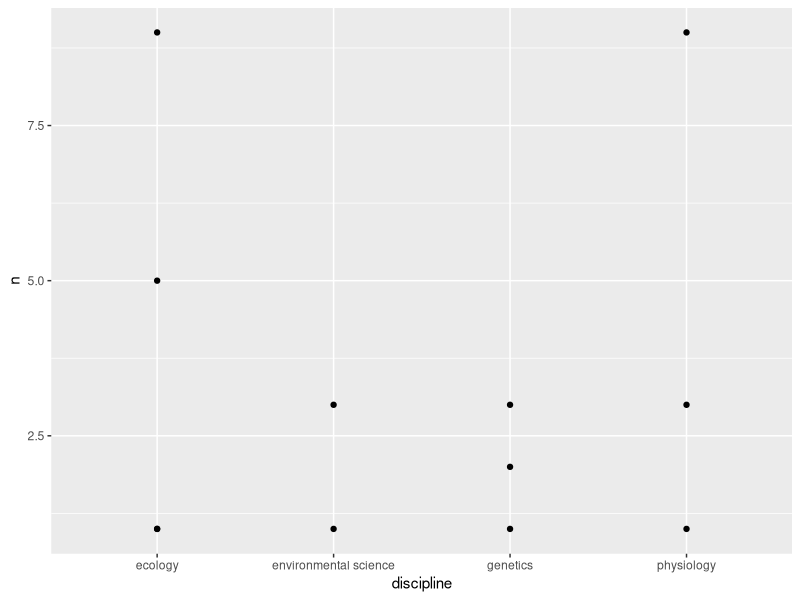

This chart was generated by the following R code:
## ---- chunk 1
library(tidyverse)
#read in 2016
data.2016 <- read_csv("data/5081.survey.1.csv")
data.2016

#read in 2018
data.2018 <- read_csv("data/5081.survey.2.csv")
data.2018

#combine years
data <- bind_rows(data.2016, data.2018)
data
#write_csv(data, "data/data.combined.csv")

#play with wrangling
ecologists <- data %>%
  filter(discipline == "ecology") %>%
  select(-r.studio)
ecologists

#summary data
summary.data <- data %>%
  group_by(discipline) %>%
  count(research.data)
summary.data

summary.data <- data %>%
  group_by(as.character(year), discipline) %>%
  count(research.data)
summary.data
## ---- chunk 2
qplot(discipline, n, data = summary.data)


